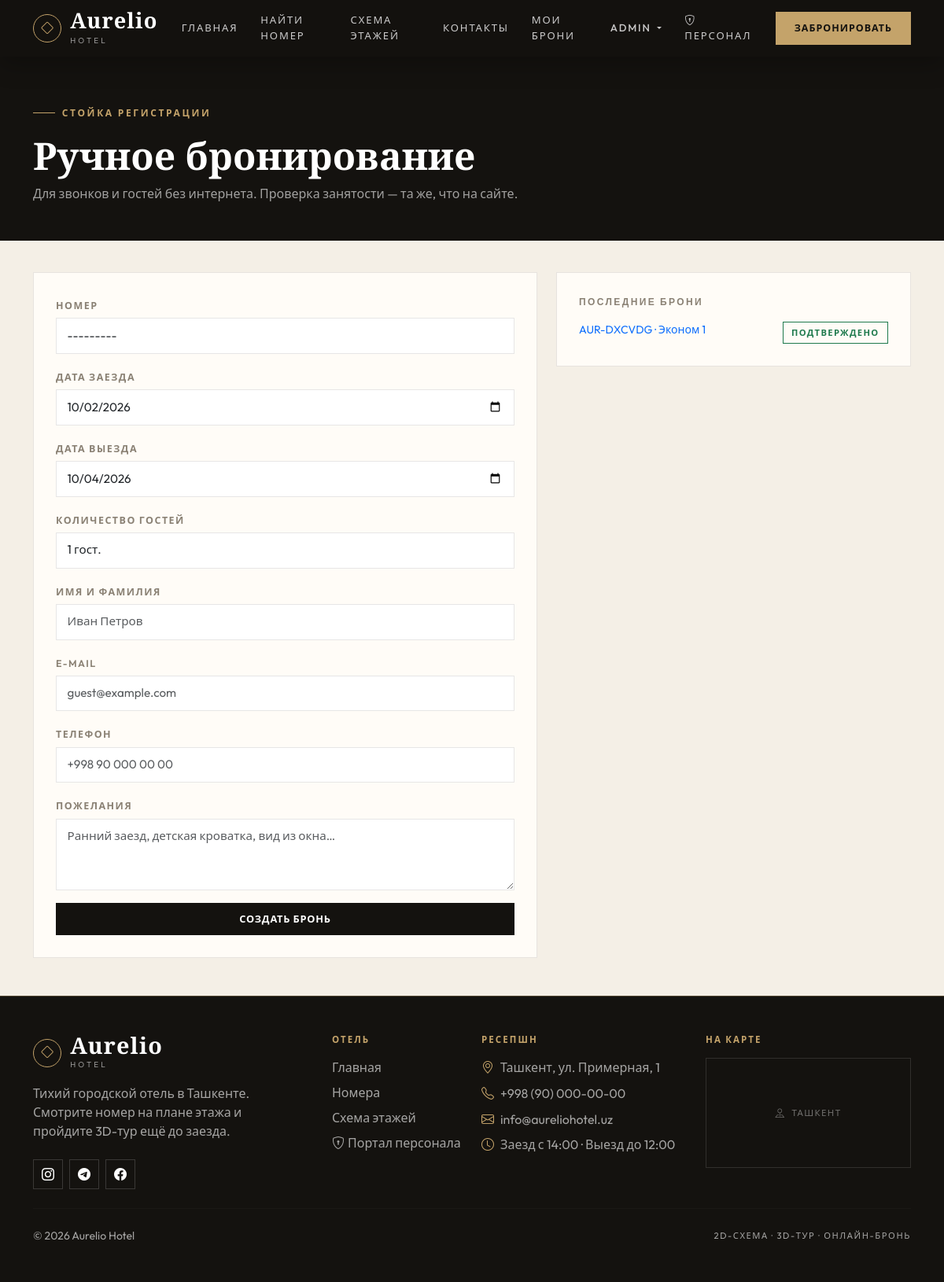
Before: /staff/desk/ (signed in) with the older database file.
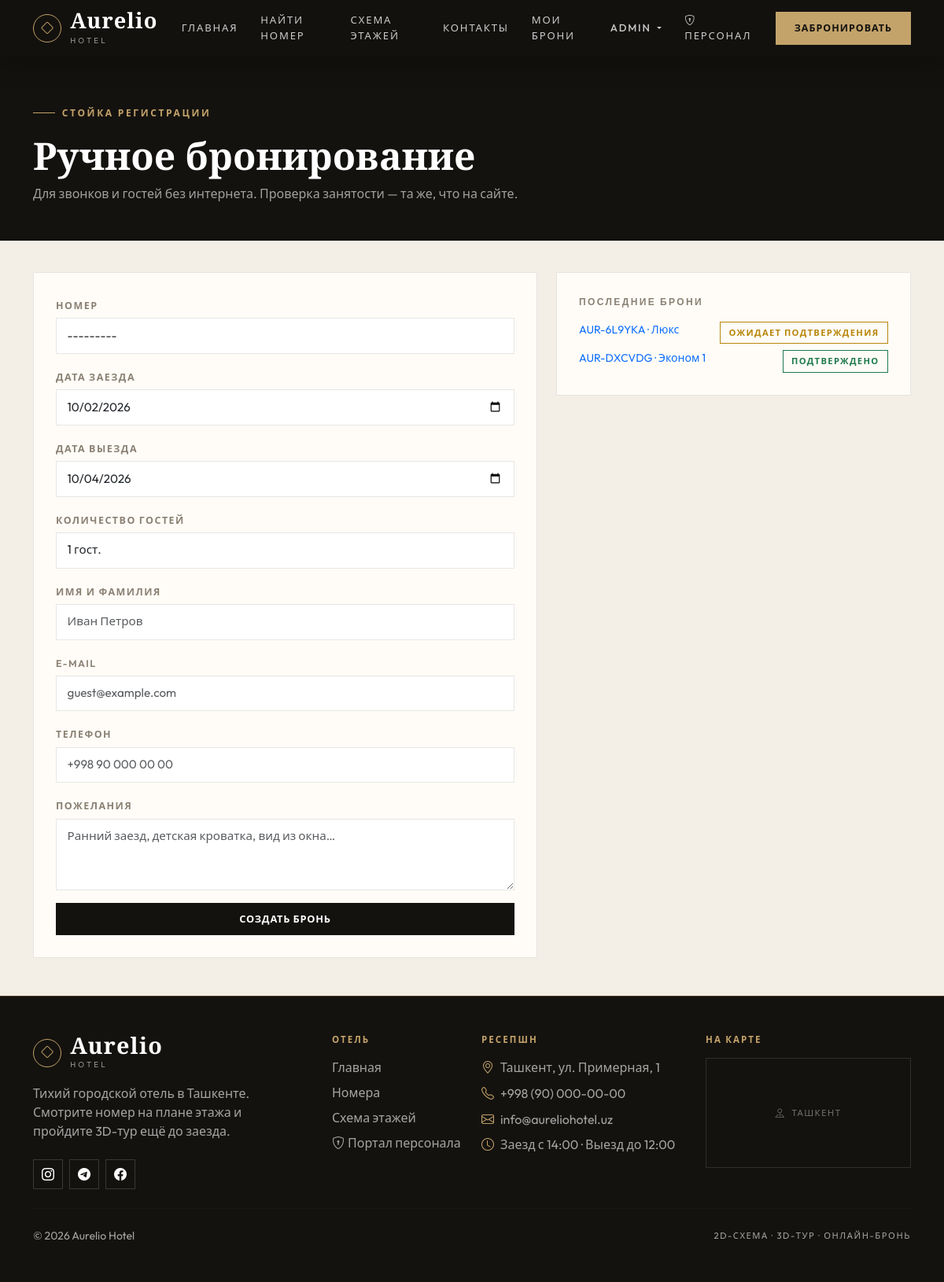
After: the same page with the newer database file.
### bookings/models.py (models this page shows, shortened)
class Booking(models.Model):
    STATUS_PENDING = 'pending'
    STATUS_CONFIRMED = 'confirmed'
    STATUS_CHECKED_IN = 'checked_in'
    STATUS_CHECKED_OUT = 'checked_out'
    STATUS_CANCELLED = 'cancelled'
    STATUS_NO_SHOW = 'no_show'
    STATUS_CHOICES = [
        (STATUS_PENDING, 'Ожидает подтверждения'),
        (STATUS_CONFIRMED, 'Подтверждено'),
        (STATUS_CHECKED_IN, 'Гость заселён'),
        (STATUS_CHECKED_OUT, 'Выезд завершён'),
        (STATUS_CANCELLED, 'Отменено'),
        (STATUS_NO_SHOW, 'Гость не приехал'),
    ]
    ACTIVE_STATUSES = (STATUS_PENDING, STATUS_CONFIRMED, STATUS_CHECKED_IN)
    STAFF_TRANSITIONS = {
        STATUS_PENDING: [STATUS_CONFIRMED, STATUS_CANCELLED, STATUS_NO_SHOW],
        STATUS_CONFIRMED: [STATUS_CHECKED_IN, STATUS_CANCELLED, STATUS_NO_SHOW],
        STATUS_CHECKED_IN: [STATUS_CHECKED_OUT],
        STATUS_CHECKED_OUT: [],
        STATUS_CANCELLED: [],
        STATUS_NO_SHOW: [STATUS_CONFIRMED, STATUS_CANCELLED],
    }
    SOURCE_CHOICES = [
        ('site', 'Онлайн-бронирование'),
        ('desk', 'Стойка регистрации'),
    ]
    code = models.CharField(
        max_length=12,
        unique=True,
        editable=False,
        default=generate_booking_code,
        verbose_name="Код брони",
    )
    user = models.ForeignKey(
        User,
        on_delete=models.SET_NULL,
        null=True,
        blank=True,
        related_name='bookings',
        verbose_name="Клиент",
    )
    room = models.ForeignKey(
        Room, on_delete=models.CASCADE, related_name='bookings', verbose_name="Номер"
    )
    check_in = models.DateField(verbose_name="Дата заезда")
    check_out = models.DateField(verbose_name="Дата выезда")
    guests = models.PositiveSmallIntegerField(
        default=1, validators=[MinValueValidator(1)], verbose_name="Количество гостей"
    )
    guest_name = models.CharField(max_length=120, verbose_name="Имя гостя")
    guest_email = models.EmailField(verbose_name="E-mail гостя")
    guest_phone = models.CharField(max_length=30, blank=True, verbose_name="Телефон гостя")
    special_requests = models.TextField(blank=True, verbose_name="Пожелания")
    is_paid = models.BooleanField(default=False, verbose_name="Оплачено")
    payment_id = models.CharField(max_length=255, blank=True, null=True, verbose_name="ID платежа (Payme/Click/Stripe)")
    total_price = models.DecimalField(
        max_digits=10, decimal_places=2, blank=True, null=True, verbose_name="Итоговая сумма"
    )
    status = models.CharField(
        max_length=20, choices=STATUS_CHOICES, default=STATUS_PENDING, verbose_name="Статус"
    )
    source = models.CharField(
        max_length=10, choices=SOURCE_CHOICES, default='site', verbose_name="Источник"
    )
    created_at = models.DateTimeField(auto_now_add=True, verbose_name="Дата создания")
    updated_at = models.DateTimeField(auto_now=True, verbose_name="Обновлено")
    status_changed_at = models.DateTimeField(null=True, blank=True, verbose_name="Статус изменён")
    class Meta:
        verbose_name = "Бронирование"
        verbose_name_plural = "Бронирования"
        ordering = ('-created_at',)
        constraints = [
            models.CheckConstraint(
                **{('condition' if django.VERSION >= (5, 1) else 'check'): Q(check_out__gt=F('check_in'))},
                name='booking_check_out_after_check_in',
            ),
        ]
        indexes = [
            models.Index(fields=['room', 'check_in', 'check_out']),
            models.Index(fields=['status']),
        ]
    def __init__(self, *args, **kwargs):
        super().__init__(*args, **kwargs)
        self._original_status = self.status
    @property
    def status_css(self):
        return {
            self.STATUS_PENDING: 'status-pending',
            self.STATUS_CONFIRMED: 'status-confirmed',
            self.STATUS_CHECKED_IN: 'status-in',
            self.STATUS_CHECKED_OUT: 'status-out',
            self.STATUS_CANCELLED: 'status-cancelled',
            self.STATUS_NO_SHOW: 'status-noshow',
        }.get(self.status, 'status-pending')

### rooms/models.py (models this page shows, shortened)
class Room(models.Model):
    HOUSEKEEPING_CHOICES = [
        ('clean', 'Чисто'),
        ('dirty', 'Требует уборки'),
        ('inspected', 'Проверено менеджером'),
        ('out_of_service', 'Вне эксплуатации'),
    ]
    floor = models.ForeignKey(
        Floor,
        on_delete=models.CASCADE,
        related_name='rooms',
        null=True,
        blank=True,
        verbose_name="Этаж"
    )
    room_number = models.CharField(
        max_length=10, blank=True, verbose_name="Номер комнаты", help_text="Например, 201"
    )
    title = models.CharField(max_length=200, verbose_name="Название номера")
    description = models.TextField(verbose_name="Описание")
    image = models.ImageField(upload_to='rooms/', blank=True, null=True, verbose_name="Фото номера")
    price_per_night = models.DecimalField(max_digits=10, decimal_places=2, verbose_name="Цена за ночь ($)")
    capacity = models.IntegerField(default=2, verbose_name="Вместимость (чел)")
    amenities = models.ManyToManyField(Amenity, blank=True, related_name='rooms', verbose_name="Удобства")
    homebyme_embed_url = models.URLField(blank=True, null=True, verbose_name="Ссылка на 3D-тур HomeByMe")
    model_3d = models.FileField(upload_to='rooms_3d/', blank=True, null=True, verbose_name="3D-модель номера (.glb)")
    x_pos = models.IntegerField(default=50, verbose_name="Позиция X (%)")
    y_pos = models.IntegerField(default=50, verbose_name="Позиция Y (%)")
    is_active = models.BooleanField(default=True, verbose_name="Доступен для бронирования")
    housekeeping = models.CharField(
        max_length=20, choices=HOUSEKEEPING_CHOICES, default='clean', verbose_name="Статус уборки"
    )
    class Meta:
        verbose_name = "Номер"
        verbose_name_plural = "Номера"
        ordering = ('room_number', 'title')
    def __str__(self):
        return f"{self.display_number} · {self.title}"
    @property
    def display_number(self):
        return self.room_number or f"{self.pk:03d}"

### staff/views.py (the view)
# urls.py: path('desk/', views.desk_booking, name='desk_booking'),
@staff_required
def desk_booking(request):
    form = DeskBookingForm(request.POST or None)
    if request.method == 'POST' and form.is_valid():
        booking = form.save()
        notify_booking_created(booking)
        messages.success(request, f"Бронь {booking.code} создана на стойке.")
        return redirect('bookings:booking_detail', code=booking.code)
    context = {
        'form': form,
        'recent': Booking.objects.select_related('room').order_by('-created_at')[:8],
    }
    return render(request, 'staff/desk_booking.html', context)

### staff/forms.py (shortened to what this page needs)
class DeskBookingForm(BookingForm):
    room = forms.ModelChoiceField(
        queryset=Room.objects.none(),
        label="Номер",
        widget=forms.Select(attrs={'class': 'form-select'}),
    )
    class Meta(BookingForm.Meta):
        fields = ('room',) + BookingForm.Meta.fields
    def __init__(self, *args, **kwargs):
        super().__init__(*args, room=None, **kwargs)
        self.fields['room'].queryset = Room.objects.filter(is_active=True).select_related('floor')
        self.order_fields(
            ['room', 'check_in', 'check_out', 'guests', 'guest_name', 'guest_email', 'guest_phone', 'special_requests']
        )

### bookings/models.py (called while the page is built)
def generate_booking_code():
    tail = ''.join(random.choices(BOOKING_CODE_ALPHABET, k=6))
    return f'AUR-{tail}'

### staff/context_processors.py (called while the page is built)
def staff_status(request):
    user = getattr(request, 'user', None)
    staff_member = is_staff_member(user) if user else False
    profile = get_staff_profile(user) if staff_member else None
    return {
        'is_staff_member': staff_member,
        'staff_profile': profile,
        'can_manage_bookings': bool(profile and profile.can_manage_bookings) or bool(
            user and user.is_superuser
        ),
    }

### templates/staff/desk_booking.html (shortened to what this page needs)
{% extends 'base.html' %}
{% block content %}
<section class="page-band">
  <div class="container">
    <span class="hero-eyebrow">Стойка регистрации</span>
    <h1 class="mt-3">Ручное бронирование</h1>
    <p>Для звонков и гостей без интернета. Проверка занятости — та же, что на сайте.</p>
  </div>
</section>
<div class="container pb-5">
  <div class="row g-4">
    <div class="col-lg-7">
      <div class="panel-card">
        <form method="post" novalidate>
          {% for field in form %}
            <div class="mb-3">
              <label class="form-label" for="{{ field.id_for_label }}">{{ field.label }}</label>
              {{ field }}
            </div>
          {% endfor %}
          <button type="submit" class="btn btn-copper w-100">Создать бронь</button>
        </form>
      </div>
    </div>
    <div class="col-lg-5">
      <div class="panel-card">
        <div class="panel-title">Последние брони</div>
        {% if recent %}
          <ul class="list-unstyled mb-0 small d-flex flex-column gap-2">
            {% for b in recent %}
              <li class="d-flex justify-content-between gap-2">
                <a href="{% url 'bookings:booking_detail' b.code %}">{{ b.code }} · {{ b.room.title }}</a>
                <span class="status-chip {{ b.status_css }}">{{ b.get_status_display }}</span>
              </li>
            {% endfor %}
          </ul>
        {% else %}<p class="text-muted mb-0 small">Броней пока нет.</p>{% endif %}
      </div>
    </div>
  </div>
</div>
{% endblock %}

Changed rows visible on the page:
added Booking: code "AUR-6L9YKA", room "Люкс", status "ОЖИДАЕТ ПОДТВЕРЖДЕНИЯ"
